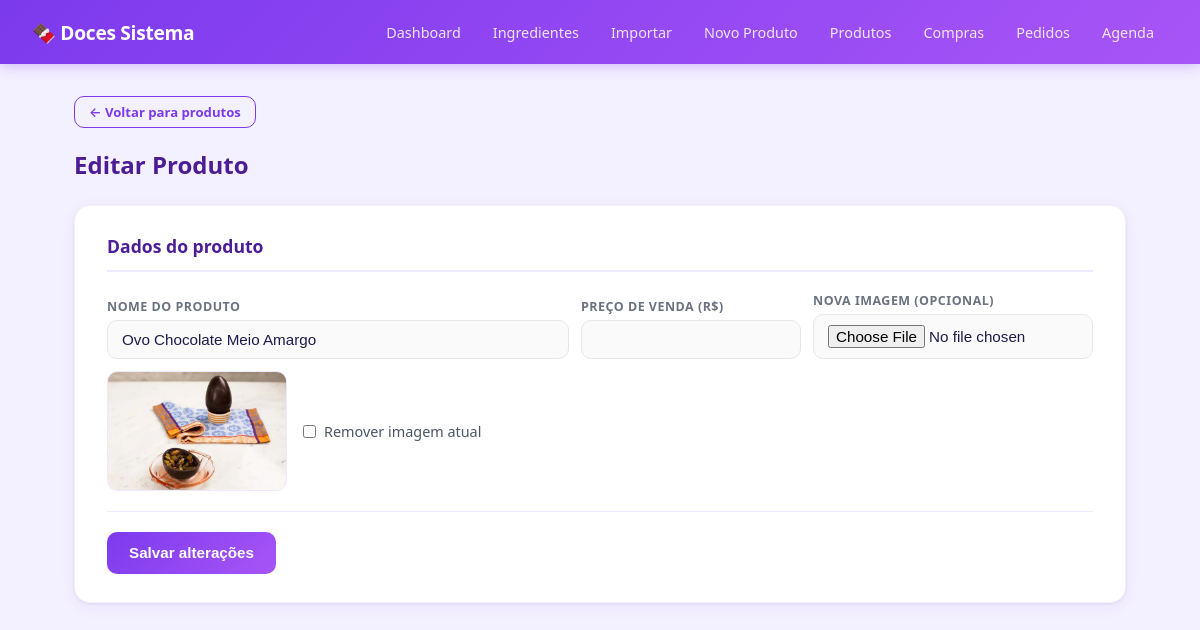
Page /produtos/4/editar/ on the committed database.
### core/models.py (models this page shows, shortened)
class Produto(models.Model):
    nome = models.CharField(max_length=200)
    preco_venda = models.DecimalField(max_digits=10, decimal_places=2)
    imagem = models.ImageField(upload_to='produtos/', blank=True, null=True)

### core/views.py (the view, shortened to what this page needs)
# urls.py: path('produtos/<int:produto_id>/editar/', produto_editar),
def produto_editar(request, produto_id):
    produto = Produto.objects.filter(id=produto_id).first()
    if not produto:
        messages.error(request, 'Produto não encontrado.')
        return redirect('/produtos/')
    return render(request, 'produto_editar.html', {'produto': produto})

### templates/produto_editar.html (shortened to what this page needs)
{% extends "base.html" %}
{% block content %}
<div style="margin-bottom:20px;">
    <a href="/produtos/" class="btn btn-ghost btn-sm">← Voltar para produtos</a>
</div>
<h1 class="page-title">Editar Produto</h1>
<div class="card">
    <h2>Dados do produto</h2>
    <form method="post" enctype="multipart/form-data">
        <div class="form-row">
            <div class="form-group">
                <label>Nome do produto</label>
                <input name="nome" value="{{ produto.nome }}" required>
            </div>
            <div class="form-group" style="max-width:220px;">
                <label>Preço de venda (R$)</label>
                <input name="preco" type="number" step="0.01" min="0" value="{{ produto.preco_venda }}" required>
            </div>
            <div class="form-group" style="max-width:280px;">
                <label>Nova imagem (opcional)</label>
                <input name="imagem" type="file" accept="image/*">
            </div>
        </div>
        {% if produto.imagem %}
        <div style="margin-top:10px; margin-bottom:12px; display:flex; align-items:center; gap:16px; flex-wrap:wrap;">
            <img src="{{ produto.imagem.url }}" alt="{{ produto.nome }}" style="width:180px; height:120px; object-fit:cover; border-radius:10px; border:1px solid #ede9fe;">
            <label style="display:flex; align-items:center; gap:8px; font-size:0.9rem; color:#4b5563;">
                <input type="checkbox" name="remover_imagem" style="width:auto;"> Remover imagem atual
            </label>
        </div>
        {% endif %}
        <div class="divider"></div>
        <button type="submit">Salvar alterações</button>
    </form>
</div>
{% endblock %}

### templates/base.html (style rules this page uses)
* { box-sizing: border-box; margin: 0; padding: 0; }
body { font-family: 'Segoe UI', system-ui, -apple-system, sans-serif; background: #f3f0ff; color: #1e1b4b; min-height: 100vh; }
.card { background: white; border-radius: 16px; padding: 28px 32px; margin-bottom: 24px; box-shadow: 0 1px 3px rgba(0,0,0,0.08), 0 4px 16px rgba(124,58,237,0.06); border: 1px solid rgba(124,58,237,0.08); }
.card h2 { font-size: 1.1rem; font-weight: 700; color: #4c1d95; margin-bottom: 20px; padding-bottom: 12px; border-bottom: 2px solid #ede9fe; }
.page-title { font-size: 1.5rem; font-weight: 800; color: #4c1d95; margin-bottom: 24px; }
.form-row { display: flex; gap: 12px; flex-wrap: wrap; align-items: flex-end; margin-bottom: 12px; }
.form-group { display: flex; flex-direction: column; gap: 5px; flex: 1; min-width: 140px; }
.form-group label { font-size: 0.78rem; font-weight: 600; color: #6b7280; text-transform: uppercase; letter-spacing: 0.5px; }
input, select { padding: 10px 14px; border: 1.5px solid #e5e7eb; border-radius: 10px; font-size: 0.95rem; color: #1e1b4b; background: #fafafa; transition: border-color 0.15s, box-shadow 0.15s; outline: none; width: 100%; }
button, .btn { background: linear-gradient(135deg, #7c3aed, #a855f7); color: white; border: none; padding: 10px 22px; border-radius: 10px; font-size: 0.95rem; font-weight: 600; cursor: pointer; transition: all 0.15s; text-decoration: none; display: inline-block; white-space: nowrap; line-height: 1.4; }
.btn-ghost { background: transparent; color: #7c3aed; border: 1.5px solid #7c3aed; }
.btn-sm { padding: 6px 14px; font-size: 0.82rem; }
.divider { height: 1px; background: #ede9fe; margin: 20px 0; }

### rows in the picture
Produto: nome "Ovo Chocolate Meio Amargo", imagem (picture)
